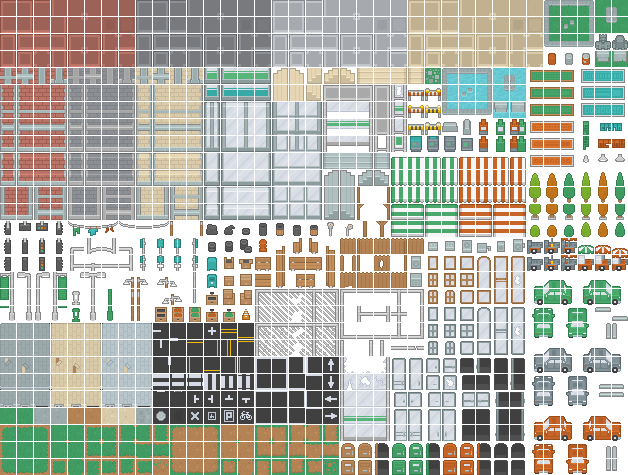
#> input picture outbreak/web/art/src/modern-city.png, 628 x 475 px; its folder holds 4 pictures in this run; the run also reads 2 pictures not shown here
$ python build_atlas.py
#> lines starting #> are read from the running program, lines starting #| are printed output that depends on the picture
### outbreak/web/art/scifi.py
"""The sci-fi sprite set, drawn pixel by pixel (no pack): dark steel decks, bulkheads with light strips, coolant, hydroponic
growth, cargo containers; helmeted crew; the infected glow.  Same sprite names as the other sets.  CC0, like the rest of the art."""
from PIL import Image

S = 16


def C(h):
    h = h.lstrip("#")
    return (int(h[0:2], 16), int(h[2:4], 16), int(h[4:6], 16), 255)


def canvas(fill=None):
    return Image.new("RGBA", (S, S), fill or (0, 0, 0, 0))


def art(rows, pal):
    """ASCII -> image.  '.' is transparent; every other character must be in ``pal``."""
    assert len(rows) == S, len(rows)
    im = canvas()
    px = im.load()
    for y, row in enumerate(rows):
        assert len(row) == S, (y, row)
        for x, ch in enumerate(row):
            if ch != ".":
                px[x, y] = C(pal[ch])
    return im


def over(*layers):
    out = layers[0].copy()
    for layer in layers[1:]:
        out.alpha_composite(layer)
    return out


def plate(base, seam, hi, rivet, scratch=False):
    im = canvas(C(base))
    px = im.load()
    for i in range(S):
        px[i, 0] = C(seam)
        px[0, i] = C(seam)
    for i in range(1, S):
        px[i, 1] = C(hi)
    for x, y in ((3, 3), (12, 3), (3, 12), (12, 12)):
        px[x, y] = C(rivet)
    if scratch:
        for x, y in ((6, 8), (7, 9), (8, 9), (9, 10)):
            px[x, y] = C(seam)
    return im


floor_a = plate("#202b38", "#141c26", "#2a3949", "#46607a")
floor_b = plate("#1d2733", "#141c26", "#273544", "#46607a", scratch=True)

# hydroponic deck: dark teal soil-mat with bright sprouts
def deck_garden(seed):
    im = canvas(C("#10302c" if seed == 0 else "#0f2c2a"))
    px = im.load()
    for x, y in ((3, 4), (10, 2), (13, 9), (6, 12), (1, 10)) if seed == 0 else ((2, 3), (9, 5), (12, 12), (5, 10), (14, 2)):
        px[x, y] = C("#3fd68a")
        px[x, y + 1] = C("#1f9a63")
    for x, y in ((7, 7), (11, 14)):
        px[x, y] = C("#1b5b52")
    return im


grass_a, grass_b = deck_garden(0), deck_garden(1)

# corridor decking: dark grating with amber guide lights at the corners
def road():
    im = plate("#2a3138", "#1b2127", "#333c45", "#5a6672")
    px = im.load()
    for x, y in ((7, 7), (8, 7), (7, 8), (8, 8)):
        px[x, y] = C("#c98a22")
    return im


# coolant
def coolant(shallow=False):
    base = "#0b4f63" if not shallow else "#1b7a8c"
    im = canvas(C(base))
    px = im.load()
    for x, y in ((3, 3), (4, 3), (11, 9), (12, 9), (7, 13), (8, 13), (14, 5)):
        px[x, y] = C("#58e6ff") if not shallow else C("#a8f4ff")
    for x, y in ((2, 8), (9, 2), (13, 12)):
        px[x, y] = C("#0a3c4d") if not shallow else C("#3da6b8")
    return im


# bulkhead: riveted panel with a lit seam
wall = art([
    "bbbbbbbbbbbbbbbb",
    "bhhhhhhhhhhhhhhb",
    "bhggggggggggggdb",
    "bhgrggggggggrgdb",
    "bhggggggggggggdb",
    "bhggggggggggggdb",
    "bhcccccccccccgdb",
    "bhwwwwwwwwwwwgdb",
    "bhcccccccccccgdb",
    "bhggggggggggggdb",
    "bhggggggggggggdb",
    "bhgrggggggggrgdb",
    "bhggggggggggggdb",
    "bhdddddddddddddb",
    "bbbbbbbbbbbbbbbb",
    "bbbbbbbbbbbbbbbb",
], {"b": "#0f151c", "h": "#4a5d72", "g": "#34455a", "d": "#243142", "r": "#7d96b0", "c": "#0e6f86", "w": "#6af0ff"})

# alien flora: a glowing bulb-tree on the deck garden, two tints
def bulb_tree(garden, canopy, glow, trunk="#3a2a4a"):
    t = art([
        "................",
        "................",
        ".....kkkkkk.....",
        "....kccccccc....",
        "...kcccgcccck...",
        "...kccgcccccck..",
        "..kccccccgcccck.",
        "..kcgccccccccck.",
        "...kccccccgcck..",
        "....kcccccccK...",
        ".....kkkttk.....",
        ".......tt.......",
        ".......tt.......",
        "......tttt......",
        "................",
        "................",
    ], {"k": "#0a1a1e", "c": canopy, "g": glow, "t": trunk, "K": "#0a1a1e"})
    return over(garden, t)


tree = bulb_tree(grass_a, "#2a8f6f", "#9affd0")
tree_b = bulb_tree(grass_b, "#6a3fa8", "#e0b0ff", "#2d2a4a")

brush = over(grass_a, art([
    "................",
    "................",
    "................",
    "..g.............",
    "..gg....v....g..",
    "..ggg...vv..gg..",
    "...gg..vvv.ggg..",
    "...ggg.vvv.gg...",
    "..gggg.vv.ggg...",
    ".ggggvvv.gggg...",
    ".gggvvvvgggg....",
    ".ggvvvvgggg.....",
    "..gvvvvgg.......",
    "...vvvgg........",
    "................",
    "................",
], {"g": "#2fbf86", "v": "#8a5ad0"}))

rubble = over(floor_a, art([
    "................",
    "................",
    "......ss........",
    ".....ssss.y.....",
    "..ss.sSSs..y....",
    ".ssssSSSss......",
    ".sSSsSSSsss.....",
    "..sSSSsSSSss.ww.",
    "...sssSSSSss.w..",
    "....ssSSSss.....",
    "..y..ssssss.....",
    ".w..............",
    "..w.....y.......",
    "................",
    "................",
    "................",
], {"s": "#56626f", "S": "#3a444f", "y": "#f0c040", "w": "#7ad8ff"}))

fence = over(grass_a, art([
    "................",
    "................",
    "................",
    "................",
    "................",
    ".pp..........pp.",
    ".pp..........pp.",
    ".pp.cccccccc.pp.",
    ".ppwwwwwwwwwwpp.",
    ".pp.cccccccc.pp.",
    ".pp..........pp.",
    ".pp..........pp.",
    ".pp..........pp.",
    ".kk..........kk.",
    "................",
    "................",
], {"p": "#5b6b7e", "k": "#222c38", "c": "#1aa9c9", "w": "#9af4ff"}))

def cargo(open_=False):
    rows = [
        "................",
        "................",
        "..kkkkkkkkkkkk..",
        ".kBBBBBBBBBBBBk.",
        ".kBhhhhhhhhhhBk.",
        ".kBBBBBBBBBBBBk.",
        ".koooooooooooBk.",
        ".koYYYYYYYYYoBk.",
        ".koooooooooooBk.",
        ".kBBBBBBBBBBBBk.",
        ".kBhhhhhhhhhhBk.",
        ".kBBBBBBBBBBBBk.",
        "..kkkkkkkkkkkk..",
        "................",
        "................",
        "................",
    ]
    if open_:
        rows = [
            "................",
            "..kkkkkkkkkkkk..",
            ".kBBBBBBBBBBBBk.",
            ".kBhhhhhhhhhhBk.",
            ".kkkkkkkkkkkkkk.",
            ".kddddddddddddk.",
            ".kdgggggggggddk.",
            ".kdgyygggyyggdk.",
            ".kdgggggggggddk.",
            ".kddddddddddddk.",
            ".kBBBBBBBBBBBBk.",
            ".kBhhhhhhhhhhBk.",
            "..kkkkkkkkkkkk..",
            "................",
            "................",
            "................",
        ]
    return over(floor_a, art(rows, {"k": "#0c1218", "B": "#3a5f86", "h": "#5b86b4", "o": "#2c4a6c", "Y": "#f0a020", "d": "#0a1218",
                                    "g": "#1f3a50", "y": "#6af0ff"}))


# ---- people: helmeted crew.  H helmet, V visor, S skin, B suit, b trim, c chest light, L legs, l boots, G gear
HUMAN = [
    "................",
    ".....HHHHHH.....",
    "....HHHHHHHH....",
    "....HVVVVVVH....",
    "....HVVVVVVH....",
    "....HHHHHHHH....",
    ".....bBBBBb.....",
    "...GbBBBBBBbG...",
    "..SGBBBBBBBBGS..",
    "..SGBBBccBBBGS..",
    "...bBBBccBBBb...",
    "....bBBBBBBb....",
    "....LLL..LLL....",
    "....LLL..LLL....",
    "....lll..lll....",
    "................",
]


def crew(helm, visor, suit, trim, chest, legs, gear="#8a96a3", boots="#1a222c", skin="#d9a98a"):
    return art(HUMAN, {"H": helm, "V": visor, "S": skin, "B": suit, "b": trim, "c": chest, "L": legs, "l": boots, "G": gear})


# the infected: gaunt, hunched, eyes and veins lit.  e eyes, S skin, m mouth, B torn suit, t torn patch, L legs, l feet
INFECTED = [
    "................",
    ".....SSSSSS.....",
    "....SSSSSSSS....",
    "....SeSSSSeS....",
    "....SSSSSSSS....",
    ".....SmmmmS.....",
    "....bbSSSSbb....",
    "...bBBBBBBBBb...",
    "..SSBBttBBBBSS..",
    "..S.BBBBBBBB.S..",
    "..S.bBBBBBBb.S..",
    "....bBBBBBBb....",
    "....LLL..LLL....",
    "....LL....LL....",
    "....ll....ll....",
    "................",
]
CRAWLER = [
    "................", "................", "................", "................", "................", "................",
    "................", "................", ".....SSSSS......", "....SeSSSeS.....", "....SSmmmSS.....", "..bbbBBBBBBbb...",
    ".SSbBBttBBBBbSS.", ".S..bBBBBBBb..S.", ".S...LL..LL...S.", "................",
]
BRUTE = [
    "................",
    "....SSSSSSSS....",
    "...SSSSSSSSSS...",
    "...SeSSSSSSeS...",
    "...SSSSSSSSSS...",
    "....SmmmmmmS....",
    "..bbbSSSSSSbbb..",
    ".bBBBBBBBBBBBBb.",
    "SSBBBBttBBBBBBSS",
    "SSBBBBBBBBBBBBSS",
    "SS.bBBBBBBBBb.SS",
    "...bBBBBBBBBb...",
    "...LLLL..LLLL...",
    "...LLLL..LLLL...",
    "...llll..llll...",
    "................",
]


def infected(skin, eyes, suit="#4a5568", trim="#2d3748", legs="#2b3340", feet="#1a222c", patch="#7a2a2a", scale=None):
    return art(INFECTED, {"S": skin, "e": eyes, "m": "#2a0d0d", "B": suit, "b": trim, "t": patch, "L": legs, "l": feet})


def sprites():
    sp = {
        "floor_a": floor_a, "floor_b": floor_b, "grass_a": grass_a, "grass_b": grass_b, "road": road(),
        "water": coolant(), "shallow": coolant(True), "wall": wall, "brush": brush, "tree": tree, "tree_b": tree_b,
        "rubble": rubble, "fence": fence, "crate": cargo(), "crate_open": cargo(True),
        "player": crew("#e8eef5", "#33e0ff", "#dfe7f0", "#8fa3b8", "#33e0ff", "#4a5d72", gear="#33e0ff"),
        "human": crew("#7d8a98", "#9fb4c8", "#5d6d7f", "#3d4a59", "#c0d0e0", "#37424f"),
        "raider": crew("#3b2230", "#ff4a3a", "#7a2d2d", "#4a1c1c", "#ff7a3a", "#2a1a1a", gear="#b0b0b0"),
        "trader": crew("#a7742a", "#ffd24a", "#c99a3a", "#7d5a1f", "#ffe9a0", "#4a3a1f"),
        "healer": crew("#e8f4ee", "#7affc4", "#f2f7f4", "#9acbb4", "#ff5a5a", "#6a8a7a"),
        "scholar": crew("#5a3f8a", "#e0b0ff", "#7a58b0", "#4a3470", "#e0b0ff", "#33284d"),
        "soldier": crew("#3f5a3a", "#9aff8a", "#566f4a", "#33452e", "#ccff99", "#2a3a26", gear="#9aa98a"),
        "scout": crew("#2f6b72", "#8af4ff", "#3f8c96", "#255459", "#bffaff", "#244a50"),
    }
    sp["z_walker"] = infected("#5fd38a", "#ff4a4a")
    sp["z_crawler"] = art(CRAWLER, {"S": "#88c070", "e": "#ffe14a", "m": "#2a0d0d", "B": "#4a5568", "b": "#2d3748", "t": "#7a2a2a", "L": "#2b3340"})
    sp["z_brute"] = art(BRUTE, {"S": "#8a5ad0", "e": "#ffe14a", "m": "#2a0d0d", "B": "#4a3a5a", "b": "#2d2540", "t": "#7a2a2a", "L": "#2b2a40", "l": "#1a1830"})
    sp["z_bloater"] = infected("#c8d84a", "#ff6a4a", suit="#6a7a3a", trim="#4a5a2a")
    sp["z_screamer"] = infected("#ffb04a", "#ffffff", suit="#7a4a2a", trim="#5a3a1a")
    sp["z_leaper"] = infected("#ff7a4a", "#ffe14a", suit="#7a3a2a", trim="#5a2a1a")
    sp["z_clicker"] = infected("#4ac8e8", "#ffffff", suit="#2a4a6a", trim="#1a3550")
    sp["z_stalker"] = infected("#a05ad0", "#ff4af0", suit="#2a2040", trim="#1a1530", legs="#1a1530")
    sp["z_alpha"] = art(BRUTE, {"S": "#e8503a", "e": "#ffffaa", "m": "#2a0d0d", "B": "#5a2a2a", "b": "#3a1a1a", "t": "#9a4a2a", "L": "#3a1a1a", "l": "#220f0f"})
    return sp

### outbreak/web/art/animals.py
"""Animal sprites, 16x16, side view facing right, drawn pixel by pixel (CC0, like the rest).  Same ASCII helper as scifi.py.
``variant`` 'wild' is natural colour; 'scifi' keeps the shapes and adds a glow (eyes, collar lights) for the station."""
from PIL import Image

S = 16


def _C(h):
    h = h.lstrip("#")
    return (int(h[0:2], 16), int(h[2:4], 16), int(h[4:6], 16), 255)


def _art(rows, pal):
    assert len(rows) == S, len(rows)
    im = Image.new("RGBA", (S, S), (0, 0, 0, 0))
    px = im.load()
    for y, row in enumerate(rows):
        assert len(row) == S, (y, row)
        for x, ch in enumerate(row):
            if ch != ".":
                px[x, y] = _C(pal.get(ch, pal["k"]))
    return im


# k outline, f fur, F light fur, d dark fur, e eye, n nose, a accent, t tail tip, w white
RABBIT = [
    "................",
    "................",
    "................",
    ".........kk.....",
    "........kfFk....",
    "........kfFk....",
    "........kffk....",
    "...kkk.kkffkk...",
    "..kFFfkkfffefk..",
    "..kFFffffffffnk.",
    "...kfffffffffk..",
    "....kffffFFfk...",
    "....kdkkkkdk....",
    "................",
    "................",
    "................",
]
DEER = [
    "................",
    "..........a.a...",
    "..........aaa...",
    "...........aa.a.",
    "..........kffka.",
    ".........kfffek.",
    "..kk.....kffffn.",
    ".kffkkkkkkfffk..",
    ".kfffffffffffk..",
    ".kfffffffffFFk..",
    ".kFFFFFFFFFFFk..",
    "..kkfkkkkkfkk...",
    "...kdk....kdk...",
    "...kdk....kdk...",
    "...kk......kk...",
    "................",
]
BOAR = [
    "................",
    "................",
    "................",
    "................",
    "...kkkkkkk......",
    "..kddddddddkk...",
    ".kdddfdfdddddkk.",
    ".kdfdddddddddddk",
    ".kddddddddddkaek",
    ".kdddddddddddnnk",
    ".kddddddddddkaak",
    "..kkddkkkkddkk..",
    "...kdk....kdk...",
    "...kkk....kkk...",
    "................",
    "................",
]
WOLF = [
    "................",
    "................",
    "................",
    "..........k.k...",
    ".........kfkfk..",
    "..kk.....kfffek.",
    ".kffkkkkkkffffnk",
    ".kfffffffffffk..",
    "kffffffffffffk..",
    "kfFFFFFFFFFfk...",
    ".kkfkkkkkkfkk...",
    "...kfk....kfk...",
    "...kfk....kfk...",
    "...kkk....kkk...",
    "................",
    "................",
]
DOG = [
    "................",
    "................",
    "................",
    "................",
    "..........kk....",
    ".........kdfkk..",
    "..kk.....kdffek.",
    ".kffkkkkkkfffffn",
    ".kfffffffffaaak.",
    ".kffffffffffffk.",
    ".kFFFFFFFFFFFk..",
    "..kkfkkkkkfkk...",
    "...kfk....kfk...",
    "...kFk....kFk...",
    "...kk......kk...",
    "................",
]
CAT = [
    "................",
    "................",
    "...k............",
    "...kk......k.k..",
    "....kk....kfkfk.",
    "....kfk...kfffek",
    "...kfffkkkkffffn",
    "..kfdfdfffffffk.",
    "..kfffffffffFFk.",
    "..kfdfdfffffFFk.",
    "...kkfffffffkk..",
    "....kfk...kfk...",
    "....kFk...kFk...",
    "....kk....kk....",
    "................",
    "................",
]
CROW = [
    "................",
    "................",
    "................",
    "................",
    "........kkk.....",
    ".......kffek....",
    ".......kfffbbk..",
    "...kk.kkffkk....",
    "..kffkkfffffk...",
    ".kfffffffffffk..",
    ".kfffffffffffk..",
    "..kkffffffffk...",
    "....kkkfkkfkk...",
    ".......kk.kk....",
    "................",
    "................",
]
FOX = [
    "................",
    "................",
    "................",
    "..........k.k...",
    ".........kfkfk..",
    "..kkk....kfffek.",
    ".kfffkkkkkffffnk",
    "kftfffffffffffk.",
    "kttffffffffFFk..",
    ".kkfffffffFFFk..",
    "..kkfkkkkkfkk...",
    "...kdk....kdk...",
    "...kdk....kdk...",
    "...kkk....kkk...",
    "................",
    "................",
]

PALETTES = {
    "rabbit": {"k": "#2b2018", "f": "#a8896a", "F": "#e9dfcf", "e": "#1a1a1a", "n": "#e89aa0"},
    "deer": {"k": "#2b1c12", "f": "#a8693a", "F": "#e6cfa0", "d": "#6a3f22", "e": "#1a1a1a", "n": "#3a2a22", "a": "#d7c7a0"},
    "boar": {"k": "#1a1410", "d": "#5d4636", "f": "#7a5e49", "e": "#e8d8b8", "n": "#d68a8a", "a": "#f2eedd"},
    "wolf": {"k": "#1c1f26", "f": "#868b96", "F": "#c4c8d0", "e": "#ffd24a", "n": "#16181d"},
    "dog": {"k": "#2b1c12", "f": "#c28f4a", "F": "#ecd4a8", "d": "#7a4f26", "e": "#1a1a1a", "n": "#2a1a14", "a": "#d9453a"},
    "cat": {"k": "#2b1c12", "f": "#e29a45", "F": "#f6dcb0", "d": "#a8601f", "e": "#7aff9a", "n": "#e89aa0"},
    "crow": {"k": "#0c0d14", "f": "#262a3a", "e": "#e8e8f0", "b": "#d6c47a"},
    "fox": {"k": "#2b1408", "f": "#dd6a2c", "F": "#f4e4d0", "d": "#3a2418", "e": "#1a1a1a", "n": "#16100c", "t": "#ffffff"},
}
SHAPES = {"rabbit": RABBIT, "deer": DEER, "boar": BOAR, "wolf": WOLF, "dog": DOG, "cat": CAT, "crow": CROW, "fox": FOX}

# the station's version: the same animals, with lit eyes and a faint metallic tint (strays that lived off the hydroponics)
SCIFI_PAL = {
    "rabbit": {"e": "#6af0ff", "f": "#9aa6b8", "F": "#dfe9f2", "n": "#7ad8ff"},
    "deer": {"e": "#6af0ff", "a": "#7ad8ff", "f": "#8a7a9a", "d": "#5a4a6a"},
    "boar": {"e": "#ffd24a", "a": "#9af4ff", "f": "#5a6a74", "d": "#3f4d58"},
    "wolf": {"e": "#ff5a5a", "f": "#6f7a92", "F": "#b4c0d6"},
    "dog": {"e": "#6af0ff", "a": "#33e0ff", "f": "#a08a6a"},
    "cat": {"e": "#ff6af0", "f": "#7a8aa8", "F": "#cdd8ea", "d": "#4a566e"},
    "crow": {"e": "#33e0ff", "f": "#1f2a3a", "b": "#7ad8ff"},
    "fox": {"e": "#33e0ff", "f": "#a860e0", "F": "#e8d8ff", "d": "#2a1a40", "t": "#6af0ff"},
}


def sprites(variant="wild"):
    out = {}
    for name, rows in SHAPES.items():
        pal = dict(PALETTES[name])
        if variant == "scifi":
            pal.update(SCIFI_PAL[name])
        out["a_" + name] = _art(rows, pal)
    return out

### outbreak/web/art/build_atlas.py
"""Builds the sprite atlases from Kenney's CC0 packs (see art/src/LICENSE-*.txt).

  modern     Roguelike Modern City + Roguelike Characters     (used by every era but the medieval one)
  medieval   Tiny Town + Tiny Dungeon
  scifi      drawn in code (art/scifi.py): steel decks, bulkheads, coolant, helmeted crew, glowing infected

Run:  python3 web/art/build_atlas.py     (needs Pillow)   ->  art/atlas_<set>.png + art/atlas_<set>.json
web/build.py inlines them into the page.  Nothing here is needed at play time.  Both sets name their sprites alike.
"""
import colorsys
import json
import os
import sys

from PIL import Image

HERE = os.path.dirname(os.path.abspath(__file__))
sys.path.insert(0, HERE)
PITCH, S = 17, 16                                  # the sheets are 16px tiles with a 1px margin


def sheet(name):
    return Image.open(os.path.join(HERE, "src", name)).convert("RGBA")


CITY, CHARS = sheet("modern-city.png"), sheet("characters.png")
#> in sheet, returned value is the input picture: PIL image 628x475 RGBA; mean R, G, B, A 107.4, 107.9, 97.4, 179.9
#> call 2 of sheet, with name = 'characters.png'
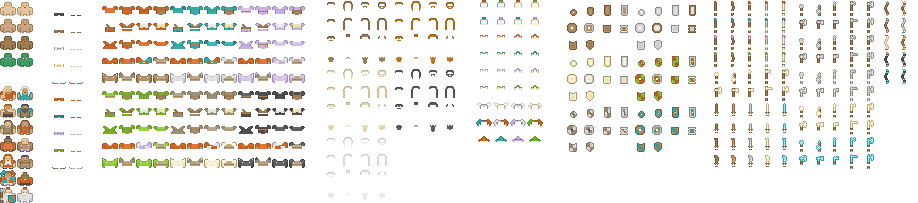
#> input picture outbreak/web/art/src/characters.png, 918 x 203 px
#> in sheet, returned value is the input picture: PIL image 918x203 RGBA; mean R, G, B, A 22.7, 21.2, 17, 36.6


def tile(img, c, r):
    return img.crop((c * PITCH, r * PITCH, c * PITCH + S, r * PITCH + S))


def over(bg, *layers):
    out = bg.copy()
    for layer in layers:
        out.alpha_composite(layer)
    return out


def hue_shift(img, hue, sat=1.0, val=1.0):
    """Recolour the green body: every opaque, green-ish pixel gets the new hue."""
    out = img.copy()
    px = out.load()
    for y in range(S):
        for x in range(S):
            r, g, b, a = px[x, y]
            if a == 0:
                continue
            h, s, v = colorsys.rgb_to_hsv(r / 255, g / 255, b / 255)
            if 0.2 < h < 0.45 and s > 0.25:        # the green of the orc body
                r2, g2, b2 = colorsys.hsv_to_rgb(hue / 360, min(1, s * sat), min(1, v * val))
                px[x, y] = (int(r2 * 255), int(g2 * 255), int(b2 * 255), a)
    return out


def flat(colour, spots=()):
    t = Image.new("RGBA", (S, S), colour)
    px = t.load()
    for x, y, c in spots:
        px[x, y] = c
    return t


grass_a, grass_b = tile(CITY, 1, 26), tile(CITY, 3, 26)
#> in tile, `return img.crop((c * PITCH, r * PITCH, c * PITCH + S, r * PITCH + S))`:
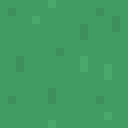
#> returned value: PIL image 16x16 RGBA (shown 8 times larger); mean R, G, B, A 64.2, 155.8, 98, 255
for g in (grass_a, grass_b):                          # the sheet's grass has a dirt pixel on its corner edge
    for x, y in ((15, 0), (15, 1), (15, 2), (14, 0)):
        g.putpixel((x, y), g.getpixel((8, 8)))
#> this loop made 2 passes
def _plain_floor(src, shade):
    """The sheet's floor pieces carry bevelled edges for building plazas; tiled alone they make a staircase pattern.
    Keep the pack's colour and give each tile just a faint grout line."""
    counts = {}
    for px in list(src.getdata()):
        if px[3] == 255:
            counts[px] = counts.get(px, 0) + 1
    base = max(counts, key=counts.get)
    base = tuple(min(255, int(c * shade)) for c in base[:3]) + (255,)
    grout = tuple(int(c * 0.88) for c in base[:3]) + (255,)
    t = Image.new("RGBA", (S, S), base)
    for i in range(S):
        t.putpixel((i, S - 1), grout)
        t.putpixel((S - 1, i), grout)
    return t


floor_a, floor_b = _plain_floor(tile(CITY, 25, 0), 1.0), _plain_floor(tile(CITY, 25, 0), 0.95)
#> call 3 of tile, with c = 25, r = 0
#> in tile (call 3), `return img.crop((c * PITCH, r * PITCH, c * PITCH + S, r * PITCH + S))`:
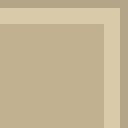
#> returned value: PIL image 16x16 RGBA (shown 8 times larger); mean R, G, B, A 196.7, 180.9, 149.2, 255
#> the loop in _plain_floor, `for px in list(src.getdata()):` made 256 passes
#> px on passes 1 to 3: (180, 164, 136, 255), (180, 164, 136, 255), (180, 164, 136, 255)
#> after the loop in _plain_floor, `for px in list(src.getdata()):`: counts = {(180, 164, 136, 255): 31, (217, 202, 169, 255): 56, (193, 177, 145, 255): 169}
#> in _plain_floor, `base = max(counts, key=counts.get)`: base = (193, 177, 145, 255)
#> in _plain_floor, `grout = tuple(int(c * 0.88) for c in base[:3]) + (255,)`: grout = (169, 155, 127, 255)
#> after the loop in _plain_floor, `for i in range(S):`:
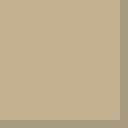
#> t: PIL image 16x16 RGBA (shown 8 times larger); mean R, G, B, A 190.1, 174.3, 142.8, 255
#> the loop in _plain_floor (call 2), `for px in list(src.getdata()):` made 256 passes
road = tile(CITY, 11, 19)
def _commonest(img):
    counts = {}
    for px in list(img.getdata()):
        if px[3] == 255 and px[2] > px[0] + 40:      # opaque and bluish: the water, not the stone rim
            counts[px] = counts.get(px, 0) + 1
    return max(counts, key=counts.get)


water_ref = _commonest(tile(CITY, 27, 5))
#> in tile (call 6), `return img.crop((c * PITCH, r * PITCH, c * PITCH + S, r * PITCH + S))`:
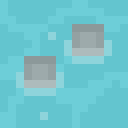
#> returned value: PIL image 16x16 RGBA (shown 8 times larger); mean R, G, B, A 111.7, 196.8, 205.5, 255
#> the loop in _commonest, `for px in list(img.getdata()):` made 256 passes
#> px on passes 1 to 3: (109, 206, 216, 255), (99, 197, 207, 255), (99, 197, 207, 255)
#> after the loop in _commonest, `for px in list(img.getdata()):`: counts = {(109, 206, 216, 255): 69, (99, 197, 207, 255): 137, (142, 212, 219, 255): 18}
#> water_ref = (99, 197, 207, 255)
water = flat(water_ref, [(3, 3, (255, 255, 255, 70)), (4, 3, (255, 255, 255, 70)), (11, 9, (255, 255, 255, 70)),
                         (12, 9, (255, 255, 255, 70)), (7, 13, (255, 255, 255, 60)), (8, 13, (255, 255, 255, 60))])
#> in flat, `t = Image.new("RGBA", (S, S), colour)`:
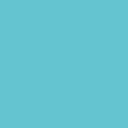
#> t: PIL image 16x16 RGBA (shown 8 times larger); mean R, G, B, A 99, 197, 207, 255
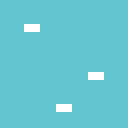
#> water: PIL image 16x16 RGBA (shown 8 times larger); mean R, G, B, A 102.7, 198.4, 208.1, 250.6; transparent parts drawn white
shallow = Image.blend(water, flat((200, 235, 235, 255)), 0.35)
#> (the rest of the program and of its run is left out)
